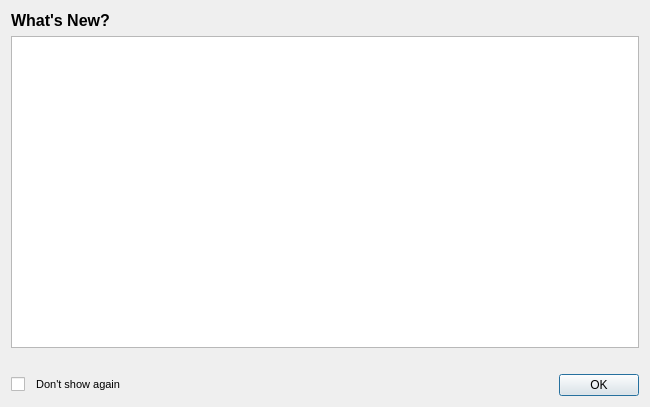
<?xml version="1.0" encoding="UTF-8"?>
<ui version="4.0">
 <class>Dialog</class>
 <widget class="QDialog" name="Dialog">
  <property name="geometry">
   <rect>
    <x>0</x>
    <y>0</y>
    <width>650</width>
    <height>407</height>
   </rect>
  </property>
  <property name="minimumSize">
   <size>
    <width>650</width>
    <height>0</height>
   </size>
  </property>
  <property name="windowTitle">
   <string>Feature List [Release vx.x.x]</string>
  </property>
  <property name="sizeGripEnabled">
   <bool>false</bool>
  </property>
  <layout class="QGridLayout" name="gridLayout_3">
   <item row="0" column="0">
    <layout class="QGridLayout" name="gridLayout_2">
     <item row="0" column="0">
      <widget class="QLabel" name="label">
       <property name="font">
        <font>
         <pointsize>12</pointsize>
         <weight>75</weight>
         <bold>true</bold>
        </font>
       </property>
       <property name="text">
        <string>What's New?</string>
       </property>
      </widget>
     </item>
     <item row="3" column="0">
      <layout class="QGridLayout" name="gridLayout">
       <item row="0" column="0">
        <widget class="QCheckBox" name="cb_dont_show">
         <property name="font">
          <font>
           <pointsize>8</pointsize>
           <weight>50</weight>
           <bold>false</bold>
          </font>
         </property>
         <property name="text">
          <string>  Don't show again</string>
         </property>
        </widget>
       </item>
       <item row="0" column="2">
        <widget class="QPushButton" name="pb_close">
         <property name="text">
          <string>OK</string>
         </property>
        </widget>
       </item>
       <item row="0" column="1">
        <spacer name="horizontalSpacer">
         <property name="orientation">
          <enum>Qt::Horizontal</enum>
         </property>
         <property name="sizeHint" stdset="0">
          <size>
           <width>40</width>
           <height>20</height>
          </size>
         </property>
        </spacer>
       </item>
      </layout>
     </item>
     <item row="1" column="0">
      <widget class="QPlainTextEdit" name="pt_info">
       <property name="font">
        <font>
         <pointsize>10</pointsize>
        </font>
       </property>
       <property name="verticalScrollBarPolicy">
        <enum>Qt::ScrollBarAsNeeded</enum>
       </property>
       <property name="readOnly">
        <bool>true</bool>
       </property>
      </widget>
     </item>
     <item row="2" column="0">
      <widget class="QLabel" name="release_more_details">
       <property name="text">
        <string/>
       </property>
      </widget>
     </item>
    </layout>
   </item>
  </layout>
 </widget>
 <resources/>
 <connections/>
</ui>
